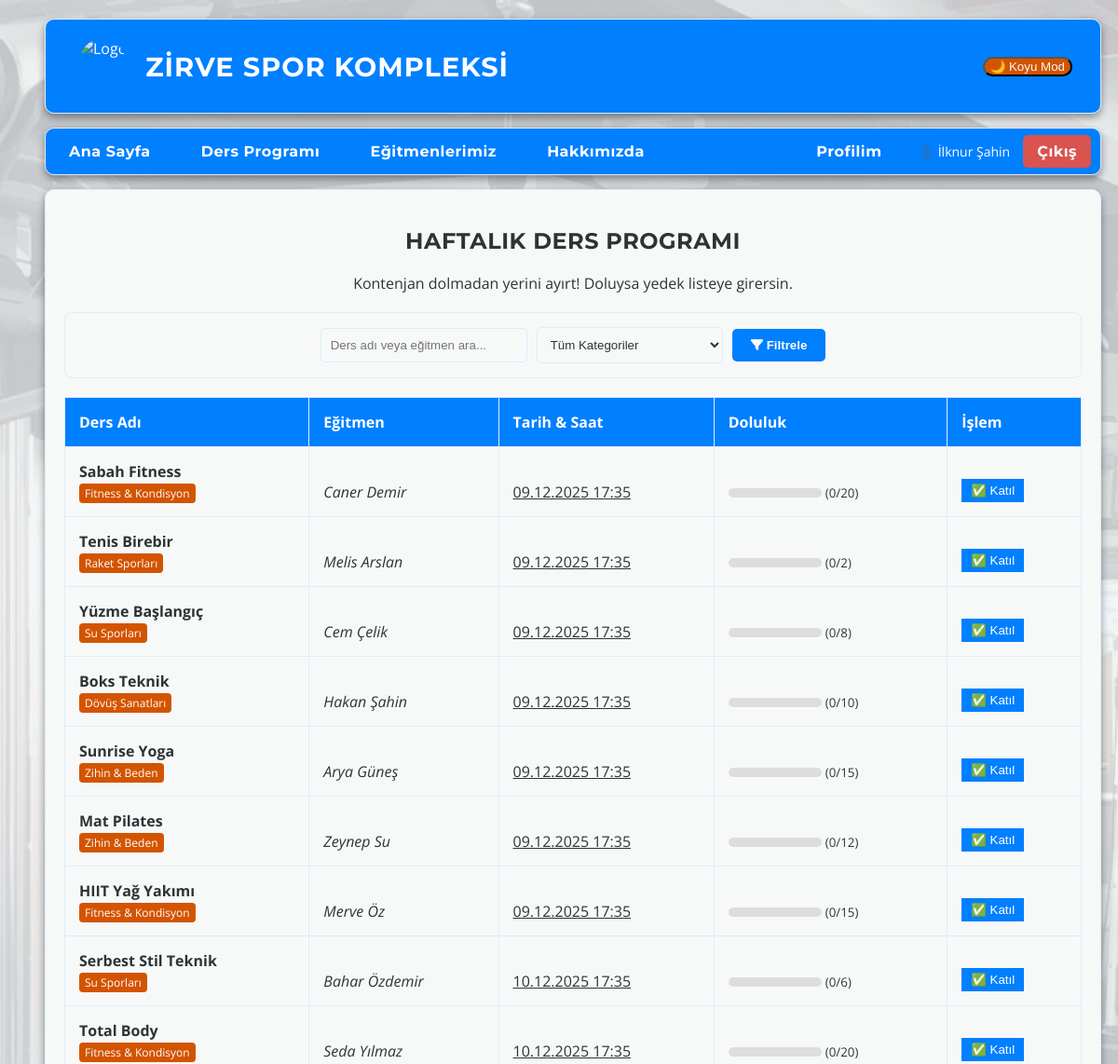
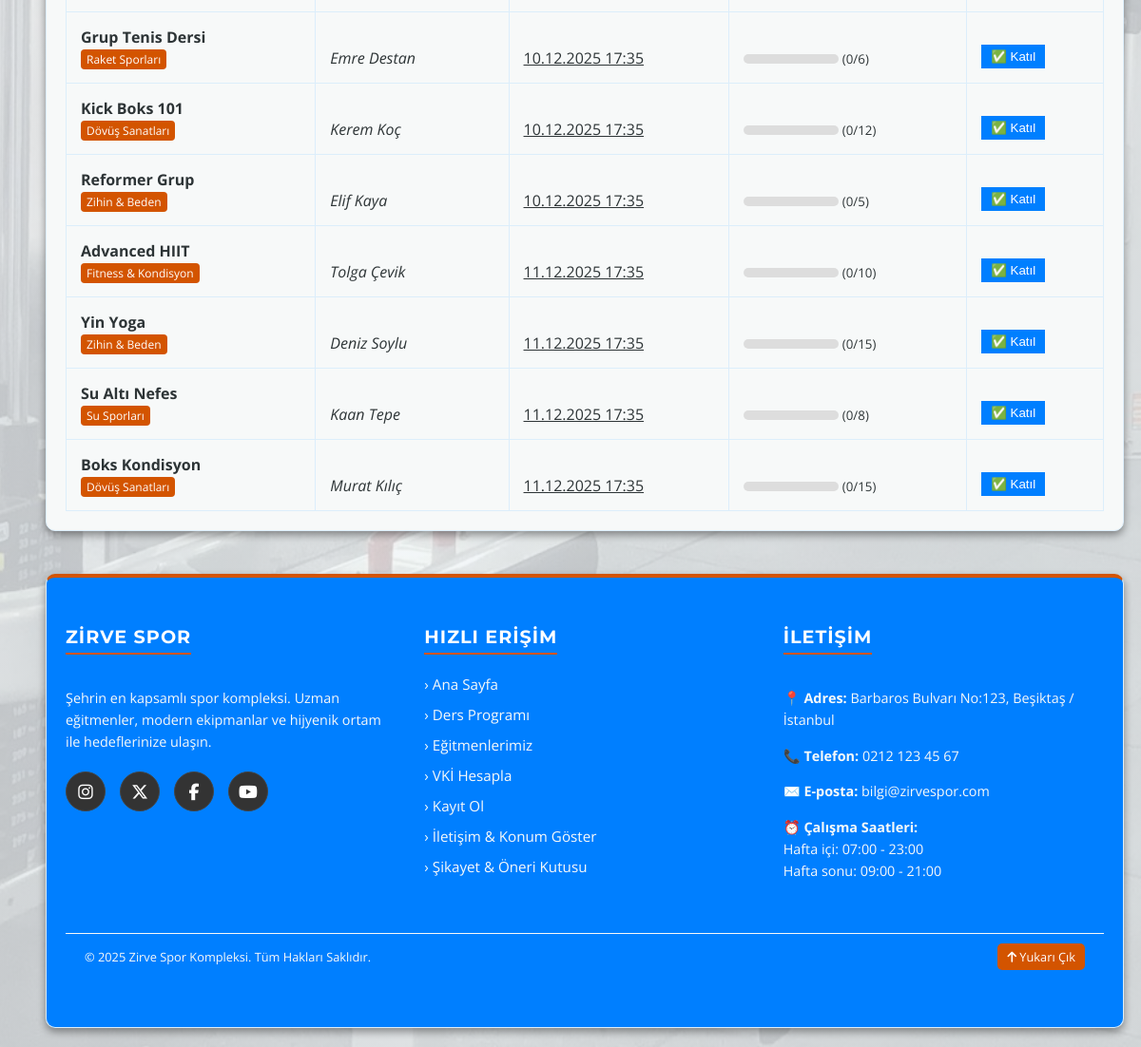
Page /dersler.php (signed in) on the committed database (2 pictures, top to bottom).
### tables this page shows
CREATE TABLE `dersler` (
  `id` int(11) NOT NULL,
  `ders_adi` varchar(100) NOT NULL,
  `kategori_id` int(11) DEFAULT NULL,
  `egitmen_id` int(11) DEFAULT NULL,
  `tarih_saat` datetime NOT NULL,
  `kontenjan` int(11) DEFAULT 15
);

CREATE TABLE `kategoriler` (
  `id` int(11) NOT NULL,
  `kategori_adi` varchar(50) NOT NULL
);

CREATE TABLE `egitmenler` (
  `id` int(11) NOT NULL,
  `ad_soyad` varchar(100) NOT NULL,
  `uzmanlik` varchar(100) NOT NULL,
  `biyografi` text DEFAULT NULL,
  `resim_yolu` varchar(255) DEFAULT NULL,
  `eposta` varchar(100) DEFAULT NULL,
  `sifre` varchar(255) DEFAULT NULL
);

### dersler.php (the view, shortened to what this page needs)
<?php
require_once 'db.php';
$sql = "SELECT d.*, e.ad_soyad as egitmen_adi, k.kategori_adi,
        (SELECT COUNT(*) FROM rezervasyonlar WHERE ders_id = d.id AND durum = 'onayli') as dolu_yer
        FROM dersler d
        JOIN egitmenler e ON d.egitmen_id = e.id
        LEFT JOIN kategoriler k ON d.kategori_id = k.id
        WHERE 1=1";
$params = [];
$sql .= " ORDER BY d.tarih_saat ASC";
$stmt = $db->prepare($sql);
$stmt->execute($params);
$dersler = $stmt->fetchAll(PDO::FETCH_ASSOC);
?>
<!DOCTYPE html>
<html lang="tr">
<head>
    <link rel="stylesheet" href="assets/css/style.css">
    <link rel="stylesheet" href="https://cdnjs.cloudflare.com/ajax/libs/font-awesome/6.5.1/css/all.min.css">
</head>
<body>
    <div class="sayfa-duzeni">
        <header class="kutu baslik">
            <div class="logo-bolumu">
                <img src="resimler/logo.png" alt="Logo" class="logo">
                <h1>ZİRVE SPOR KOMPLEKSİ</h1>
            </div>
            <button id="tema-btn">🌙 Koyu Mod</button>
        </header>
        <nav class="kutu menu" style="display: flex; align-items: center; justify-content: space-between; padding-right: 10px;">
            <div>
                <a href="index.php">Ana Sayfa</a>
                <a href="dersler.php">Ders Programı</a>
                <a href="egitmenler.php">Eğitmenlerimiz</a>
                <a href="hakkimizda.php">Hakkımızda</a>
            </div>
            <div>
                <?php if (isset($_SESSION['uye_id'])): ?>
                    <a href="vki.php" style="margin-right:10px;">Profilim</a>
                    <span style="color: white; font-size: 14px; margin-right:10px;">👤 <?php echo $_SESSION['ad_soyad']; ?></span>
                    <a href="cikis.php" style="background-color: #d9534f; padding: 8px 15px; border-radius: 5px;">Çıkış</a>
                <?php endif; ?>
            </div>
        </nav>
        <main class="kutu orta" style="grid-column: 1 / -1;">
            <h2 style="text-align:center;">HAFTALIK DERS PROGRAMI </h2>
            <p style="text-align:center; margin-bottom:20px;">Kontenjan dolmadan yerini ayırt! Doluysa yedek listeye girersin.</p>
            <form class="filtre-alani" method="GET">
                <input type="text" name="ara" placeholder="Ders adı veya eğitmen ara..." value="<?php echo isset($_GET['ara']) ? htmlspecialchars($_GET['ara']) : ''; ?>">
                <select name="kategori_id">
                    <option value="">Tüm Kategoriler</option>
                </select>
                <button type="submit"><i class="fa-solid fa-filter"></i> Filtrele</button>
            </form>
            <div class="tablo-kapsayici">
                <table>
                    <thead>
                        <tr>
                            <th>Ders Adı</th>
                            <th>Eğitmen</th>
                            <th>Tarih & Saat</th>
                            <th>Doluluk</th>
                            <th>İşlem</th>
                        </tr>
                    </thead>
                    <tbody>
                        <?php foreach ($dersler as $ders):
                            $doluMu = ($ders['dolu_yer'] >= $ders['kontenjan']);
                            $katAdi = !empty($ders['kategori_adi']) ? $ders['kategori_adi'] : '';
                        ?>
                            <tr class="ders-item">
                                <td class="tablo-kalin">
                                    <?php echo htmlspecialchars($ders['ders_adi']); ?>
                                    <?php if ($katAdi): ?>
                                        <br><span style="font-size:0.75rem; font-weight:normal; background:var(--vurgu-renk); color:white; padding:2px 6px; border-radius:4px;"><?php echo htmlspecialchars($katAdi); ?></span>
                                    <?php endif; ?>
                                </td>
                                <td class="tablo-italik"><?php echo htmlspecialchars($ders['egitmen_adi']); ?></td>
                                <td class="tablo-alti-cizili"><?php echo date("d.m.Y H:i", strtotime($ders['tarih_saat'])); ?></td>
                                <td>
                                    <div class="progress-bg">
                                    </div>
                                    <small>(<?php echo $ders['dolu_yer']; ?>/<?php echo $ders['kontenjan']; ?>)</small>
                                </td>
                                <td>
                                    <form method="POST">
                                        <?php if ($doluMu): ?>
                                            <button type="submit" name="derse_katil" style="background-color: #e67e22; color:white; border:none; padding:5px 10px; cursor:pointer;">
                                                ⏳ Yedek
                                            </button>
                                        <?php else: ?>
                                            <button type="submit" name="derse_katil" style="background-color: var(--ana-renk); color:white; border:none; padding:5px 10px; cursor:pointer;">
                                                ✅ Katıl
                                            </button>
                                        <?php endif; ?>
                                    </form>
                                </td>
                            </tr>
                        <?php endforeach; ?>
                    </tbody>
                </table>
            </div>
        </main>
        <footer class="kutu alt">
            <div class="footer-icerik">
                <div class="footer-kolon">
                    <h3>ZİRVE SPOR</h3>
                    <p>Şehrin en kapsamlı spor kompleksi. Uzman eğitmenler, modern ekipmanlar ve hijyenik ortam ile hedeflerinize ulaşın.</p>
                    <div class="sosyal-ikonlar">
                        <a href="https://instagram.com" target="_blank" title="Instagram"><i class="fa-brands fa-instagram"></i></a>
                        <a href="https://twitter.com" target="_blank" title="X"><i class="fa-brands fa-x-twitter"></i></a>
                        <a href="https://facebook.com" target="_blank" title="Facebook"><i class="fa-brands fa-facebook-f"></i></a>
                        <a href="https://youtube.com" target="_blank" title="YouTube"><i class="fa-brands fa-youtube"></i></a>
                    </div>
                </div>
                <div class="footer-kolon">
                    <h3>HIZLI ERİŞİM</h3>
                    <ul>
                        <li><a href="index.php">› Ana Sayfa</a></li>
                        <li><a href="dersler.php">› Ders Programı</a></li>
                        <li><a href="egitmenler.php">› Eğitmenlerimiz</a></li>
                        <li><a href="vki.php">› VKİ Hesapla</a></li>
                        <li><a href="kayit.php">› Kayıt Ol</a></li>
                        <li><a href="javascript:void(0)" onclick="haritaAc()">› İletişim & Konum Göster</a></li>
                        <li><a href="javascript:void(0)" onclick="sikayetAc()">› Şikayet & Öneri Kutusu</a></li>
                    </ul>
                </div>
                <div class="footer-kolon">
                    <h3>İLETİŞİM</h3>
                    <p>📍 <strong>Adres:</strong> Barbaros Bulvarı No:123, Beşiktaş / İstanbul</p>
                    <p>📞 <strong>Telefon:</strong> 0212 123 45 67</p>
                    <p>✉️ <strong>E-posta:</strong> bilgi@zirvespor.com</p>
                    <p>⏰ <strong>Çalışma Saatleri:</strong><br>Hafta içi: 07:00 - 23:00<br>Hafta sonu: 09:00 - 21:00</p>
                </div>
            </div>
            <div class="footer-alt-bar" style="display:flex; justify-content:space-between; align-items:center; padding: 10px 20px;">
                <p style="margin:0;">© 2025 Zirve Spor Kompleksi. Tüm Hakları Saklıdır.</p>
                <a href="#top" style="color:white; text-decoration:none; background:var(--vurgu-renk); padding:5px 10px; border-radius:5px; font-size:0.8rem;">
                    <i class="fa-solid fa-arrow-up"></i> Yukarı Çık
                </a>
            </div>
        </footer>
    </div>
</body>
</html>

### assets/css/style.css (style rules this page uses)
html { scroll-behavior: smooth; }
:root { --ana-renk: #007fff; --vurgu-renk: #D35400; --arka-plan-rengi: 240, 244, 248; --kutu-arkaplan: #F7F9F9; --yazi-rengi: #2D3436; --kenarlik: #dceefb; --menu-arkaplan: #007fff; --golge: 0 4px 8px rgba(0, 0, 0, 0.4); --bg-resim: url('../../resimler/bg.jpg'); --perde-yogunlugu: 0.80; }
body { background-image: linear-gradient(rgba(var(--arka-plan-rengi), var(--perde-yogunlugu)), rgba(var(--arka-plan-rengi), var(--perde-yogunlugu))), var(--bg-resim); background-size: cover; background-attachment: fixed; background-position: center; color: var(--yazi-rengi); font-family: 'Open Sans', sans-serif; margin: 0; padding: 20px 0; transition: all 0.4s ease; }
h1, h2, h3, h4, h5, h6, .menu a, .btn-kayit, .slide-btn, .baslik h1 { font-family: 'Montserrat', sans-serif !important; letter-spacing: 0.5px; }
.sayfa-duzeni { display: grid; grid-template-areas: "baslik baslik baslik" "menu menu menu" "sol orta sag" "alt alt alt"; grid-template-columns: 22% 56% 22%; gap: 15px; width: 92%; max-width: 1200px; margin: 0 auto; }
.kutu { background-color: var(--kutu-arkaplan); padding: 20px; border: 1px solid var(--kenarlik); border-radius: 10px; box-shadow: var(--golge); }
.baslik { grid-area: baslik; background: linear-gradient(to right, var(--ana-renk), #007fff); color: white; display: flex; align-items: center; justify-content: space-between; padding: 15px 30px; }
.logo-bolumu { display: flex; align-items: center; }
.logo { height: 60px; margin-right: 15px; background-color: #007fff; padding: 5px; border-radius: 50%; }
.baslik h1 { margin: 0; font-size: 1.8rem; text-transform: uppercase; letter-spacing: 1px; }
#tema-btn { border-radius: 20px; background-color: #D35400; color: #F7F9F9; }
.menu { grid-area: menu; background-color: var(--menu-arkaplan); padding: 0; display: flex; justify-content: center; overflow: hidden; }
.menu a { color: white; text-decoration: none; padding: 15px 25px; display: inline-block; font-weight: bold; transition: background-color 0.3s; }
.kutu.alt { grid-area: alt; background-color: #007fff; color: #F7F9F9; padding: 50px 20px; border-top: 4px solid var(--vurgu-renk); text-align: left; margin-top: 30px; }
.footer-icerik { display: flex; flex-direction: row; justify-content: space-between; align-items: flex-start; flex-wrap: nowrap; gap: 40px; max-width: 100%; }
.footer-kolon { flex: 1; width: 33%; }
.footer-kolon h3 { color: white; font-size: 1.2rem; margin-top: 0; margin-bottom: 20px; border-bottom: 2px solid var(--vurgu-renk); padding-bottom: 5px; display: inline-block; text-transform: uppercase; letter-spacing: 1px; }
.footer-kolon p { font-size: 0.9rem; line-height: 1.6; color: #F7F9F9; }
.footer-kolon ul { list-style: none; padding: 0; margin: 0; }
.footer-kolon ul li { margin-bottom: 10px; }
.footer-kolon ul li a { color: #F7F9F9; text-decoration: none; transition: 0.3s; font-size: 0.95rem; }
.sosyal-ikonlar { display: flex; gap: 15px; margin-top: 20px; }
.sosyal-ikonlar a { color: white; font-size: 1.1rem; background: #333; width: 40px; height: 40px; border-radius: 50%; display: flex; align-items: center; justify-content: center; text-decoration: none; transition: 0.3s; border: 1px solid #444; }
.footer-alt-bar { text-align: center; margin-top: 40px; padding-top: 20px; border-top: 1px solid #F7F9F9; font-size: 0.8rem; color: #F7F9F9; }

### dersler.php (style rules this page uses)
table { width: 100%; border-collapse: collapse; margin-top: 20px; background-color: var(--kutu-arkaplan); }
th, td { padding: 15px; border: 1px solid var(--kenarlik); text-align: left; vertical-align: bottom; }
th { background-color: var(--ana-renk); color: white; }
.tablo-kalin { font-weight: bold; }
.tablo-italik { font-style: italic; }
.tablo-alti-cizili { text-decoration: underline; }
.progress-bg { background-color: #ddd; height: 10px; width: 100px; border-radius: 5px; overflow: hidden; display: inline-block; }
.filtre-alani { background: var(--kutu-arkaplan); padding: 15px; border: 1px solid var(--kenarlik); border-radius: 8px; margin-bottom: 20px; display: flex; gap: 10px; align-items: center; justify-content: center; flex-wrap: wrap; }
.filtre-alani input, .filtre-alani select { padding: 10px; border: 1px solid var(--kenarlik); background-color: var(--arka-plan-rengi); color: var(--yazi-rengi); border-radius: 5px; min-width: 200px; }
.filtre-alani button { padding: 10px 20px; background: var(--ana-renk); color: white; border: none; border-radius: 5px; cursor: pointer; font-weight: bold; }

### rows in the picture
dersler: ders_adi "Sabah Fitness", kategori.kategori_adi "Fitness & Kondisyon", egitmen.ad_soyad "Caner Demir", tarih_saat "09.12.2025 17:35", dolu_yer "0", kontenjan "20", shows "✅ Katıl"
dersler: ders_adi "Tenis Birebir", kategori.kategori_adi "Raket Sporları", egitmen.ad_soyad "Melis Arslan", tarih_saat "09.12.2025 17:35", dolu_yer "0", kontenjan "2", shows "✅ Katıl"
dersler: ders_adi "Yüzme Başlangıç", kategori.kategori_adi "Su Sporları", egitmen.ad_soyad "Cem Çelik", tarih_saat "09.12.2025 17:35", dolu_yer "0", kontenjan "8", shows "✅ Katıl"
dersler: ders_adi "Boks Teknik", kategori.kategori_adi "Dövüş Sanatları", egitmen.ad_soyad "Hakan Şahin", tarih_saat "09.12.2025 17:35", dolu_yer "0", kontenjan "10", shows "✅ Katıl"
dersler: ders_adi "Sunrise Yoga", kategori.kategori_adi "Zihin & Beden", egitmen.ad_soyad "Arya Güneş", tarih_saat "09.12.2025 17:35", dolu_yer "0", kontenjan "15", shows "✅ Katıl"
dersler: ders_adi "Mat Pilates", kategori.kategori_adi "Zihin & Beden", egitmen.ad_soyad "Zeynep Su", tarih_saat "09.12.2025 17:35", dolu_yer "0", kontenjan "12", shows "✅ Katıl"
dersler: ders_adi "HIIT Yağ Yakımı", kategori.kategori_adi "Fitness & Kondisyon", egitmen.ad_soyad "Merve Öz", tarih_saat "09.12.2025 17:35", dolu_yer "0", kontenjan "15", shows "✅ Katıl"
dersler: ders_adi "Serbest Stil Teknik", kategori.kategori_adi "Su Sporları", egitmen.ad_soyad "Bahar Özdemir", tarih_saat "10.12.2025 17:35", dolu_yer "0", kontenjan "6", shows "✅ Katıl"
dersler: ders_adi "Total Body", kategori.kategori_adi "Fitness & Kondisyon", egitmen.ad_soyad "Seda Yılmaz", tarih_saat "10.12.2025 17:35", dolu_yer "0", kontenjan "20", shows "✅ Katıl"
dersler: ders_adi "Grup Tenis Dersi", kategori.kategori_adi "Raket Sporları", egitmen.ad_soyad "Emre Destan", tarih_saat "10.12.2025 17:35", dolu_yer "0", kontenjan "6", shows "✅ Katıl"
dersler: ders_adi "Kick Boks 101", kategori.kategori_adi "Dövüş Sanatları", egitmen.ad_soyad "Kerem Koç", tarih_saat "10.12.2025 17:35", dolu_yer "0", kontenjan "12", shows "✅ Katıl"
dersler: ders_adi "Reformer Grup", kategori.kategori_adi "Zihin & Beden", egitmen.ad_soyad "Elif Kaya", tarih_saat "10.12.2025 17:35", dolu_yer "0", kontenjan "5", shows "✅ Katıl"
dersler: ders_adi "Advanced HIIT", kategori.kategori_adi "Fitness & Kondisyon", egitmen.ad_soyad "Tolga Çevik", tarih_saat "11.12.2025 17:35", dolu_yer "0", kontenjan "10", shows "✅ Katıl"
dersler: ders_adi "Yin Yoga", kategori.kategori_adi "Zihin & Beden", egitmen.ad_soyad "Deniz Soylu", tarih_saat "11.12.2025 17:35", dolu_yer "0", kontenjan "15", shows "✅ Katıl"
dersler: ders_adi "Su Altı Nefes", kategori.kategori_adi "Su Sporları", egitmen.ad_soyad "Kaan Tepe", tarih_saat "11.12.2025 17:35", dolu_yer "0", kontenjan "8", shows "✅ Katıl"
dersler: ders_adi "Boks Kondisyon", kategori.kategori_adi "Dövüş Sanatları", egitmen.ad_soyad "Murat Kılıç", tarih_saat "11.12.2025 17:35", dolu_yer "0", kontenjan "15", shows "✅ Katıl"

### other values in the picture
$_SESSION['ad_soyad'] "İlknur Şahin"
